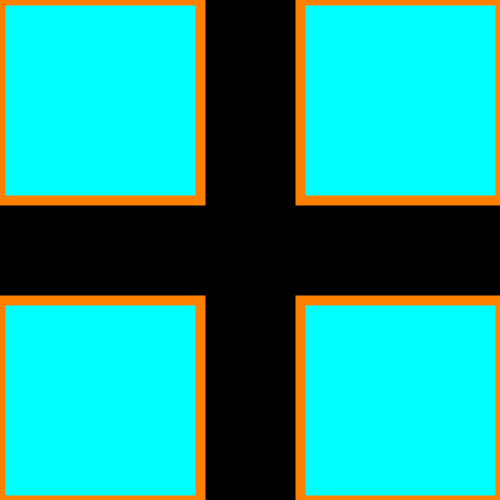
Frame 1 (no input)
Frame 60 (the mouse pressed at the canvas centre just before this capture): identical to frame 1, image omitted
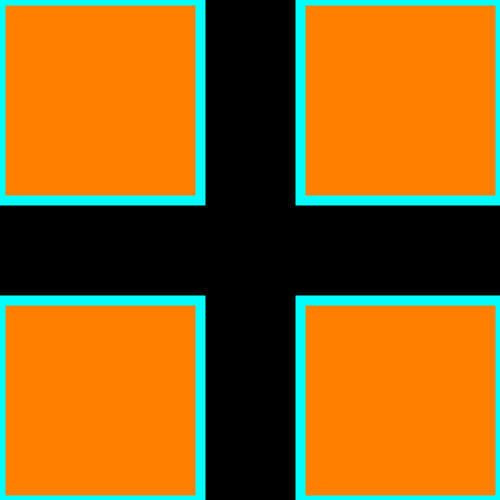
Frame 120 (the mouse held since frame 60 and released just before this capture)

The Processing sketch that drew these frames (run headless with seeded random() and noise(); from frame 60 on, the mouse is pressed at the canvas centre):

// Processing sketch: ejercicio_2
// ── ejercicio_2.pde
int lado = 200; // declaro una variable para tener a mano el lado de los cuadrados que voy a dibujar
boolean bandera = true; // declaro una variable booleana que me va a ayudar para
// determinar de qué color pintar las cosas

void setup() {
  size(500, 500);
}

void draw() {

  strokeWeight(10); // fijo el ancho de contorno en 10 px
  background(0); // pinto el fondo de negro
  if (bandera) { // si bandera es "verdadero"
    stroke(255, 128, 0); // contorno naranja
    fill(0, 255, 255); // relleno celeste
  } else { // sino, es decir, si es "falso"
    stroke(0, 255, 255); // contorno celeste
    fill(255, 128, 0); // relleno naranja
  }
  rect(0, 0, lado, lado); // rectangulo de la esquina sup. izq.
  rect(width-lado, 0, lado, lado); // sup. der.
  rect(width-lado, height-lado, lado, lado); // inf. der.
  rect(0, height-lado, lado, lado); // inf. izq.
}

void mousePressed() { // cada vez que presiono el mouse
  bandera = !bandera; // hago que bandera valga su valor contrario
  // es decir, si bandera era falso, pasa a ser verdadero y viceversa
  // esto hace que cada vez que apretamos el mouse, cambie la lógica de colores
}
